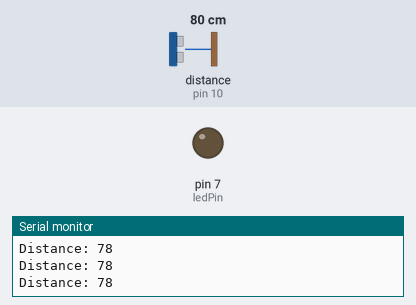
The sketch below on a simulated Arduino Uno, built with avr-gcc and run on an emulated ATmega328P. Parts: output pins drawn as LEDs (lit = HIGH), the last lines printed to the serial monitor. Wiring (inferred from the names in the program): ultrasonic range finder: trigger pin 9; echo pin 10. The inputs (shaded band) are chosen by the test bench; at power-on: distance to the obstacle (sensor on pin 10) 80 cm. The echo pulse lasts 58.3 µs per cm; pins used as bus, display or sensor lines are not drawn.

Above: at 1.2 s.
1.3 s: distance to the obstacle (sensor on pin 10) set to 23 cm
2.8 s: distance to the obstacle (sensor on pin 10) set to 19 cm
At 3.8 s:
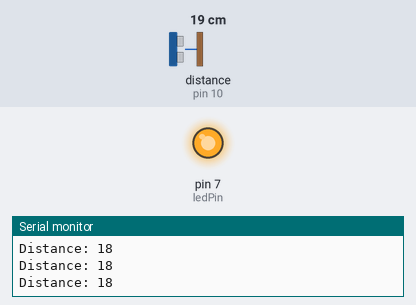
4.4 s: distance to the obstacle (sensor on pin 10) set to 35 cm
At 4.8 s:
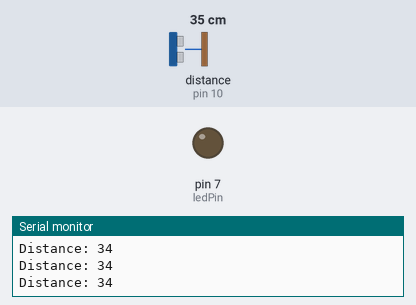
5.9 s: distance to the obstacle (sensor on pin 10) set to 9 cm
At 7.4 s:
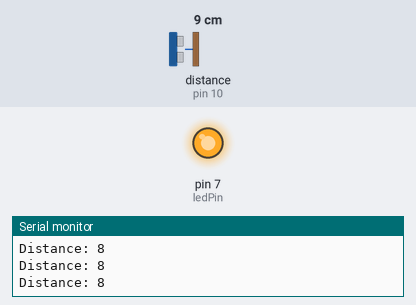
Timing chart, 0 to 8.4 s (numbered marks = the images above; inputs shaded):
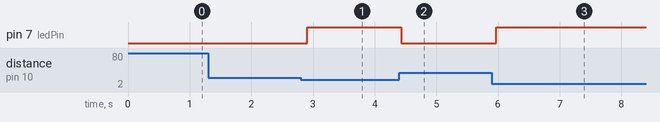

Measured:
- the behaviour switches between 22 and 21 cm on distance to the obstacle (sensor on pin 10) (found by bisection; images 0 and 1)
- after the input at 2.8 s, pin 7 (ledPin): LOW → HIGH after 0.10 s
- after the input at 4.4 s, pin 7 (ledPin): HIGH → LOW at once
- after the input at 5.9 s, pin 7 (ledPin): LOW → HIGH after 0.07 s

The sketch:

alarm.ino.ino
```cpp
const int trigPin = 9;
const int echoPin = 10;
const int ledPin = 7;

long duration;
int distance;

void setup() {
  pinMode(trigPin, OUTPUT);
  pinMode(echoPin, INPUT);
  pinMode(ledPin, OUTPUT);
  Serial.begin(9600);
}

void loop() {
  // Clear trig pin
  digitalWrite(trigPin, LOW);
  delayMicroseconds(2);

  // Send pulse
  digitalWrite(trigPin, HIGH);
  delayMicroseconds(10);
  digitalWrite(trigPin, LOW);

  // Read echo
  duration = pulseIn(echoPin, HIGH);

  // Convert to distance (cm)
  distance = duration * 0.034 / 2;

  Serial.print("Distance: ");
  Serial.println(distance);

  // Condition: object within 20 cm
  if (distance <= 20) {
    digitalWrite(ledPin, HIGH);


  } else {
    digitalWrite(ledPin, LOW);
  }
delay(100);
}
```
